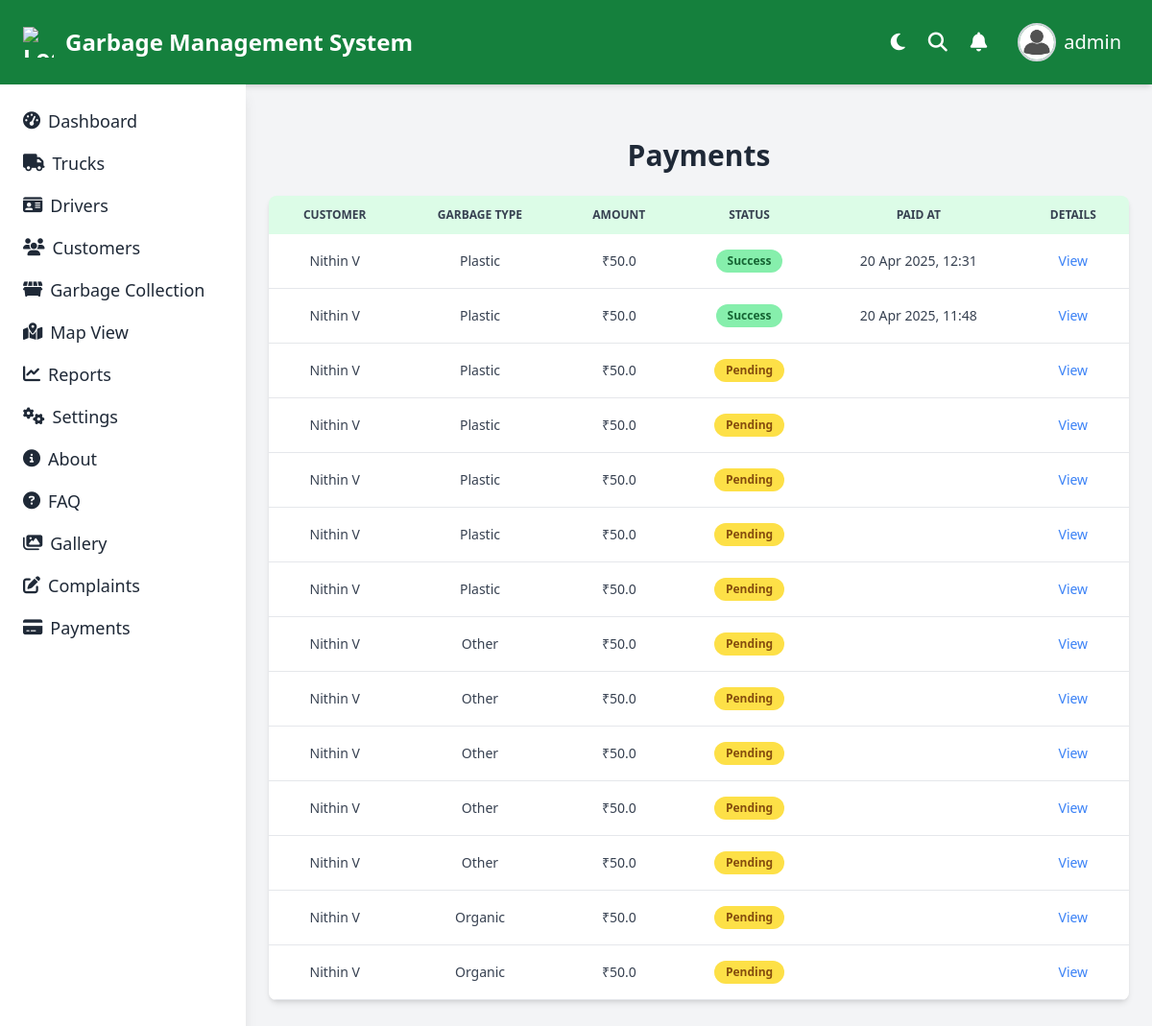
/payment/payments/ (signed in), run on the app's committed database.
### authentication/models.py (models this page shows, shortened)
class Profile(AbstractUser):
    role = models.CharField(max_length=30,choices=RoleChoices.choices)
    class Meta:
        verbose_name = 'Profile'
        verbose_name_plural = 'Profile'

### payment/models.py (models this page shows, shortened)
class Payment(BaseClass):
    customer = models.ForeignKey('user.Users',on_delete=models.CASCADE)
    garbage = models.ForeignKey('garbage.Garbage', on_delete=models.CASCADE)
    amount = models.FloatField()
    status = models.CharField(max_length=20,choices=PaymenyStatusChoices.choices,default=PaymenyStatusChoices.PENDING)
    paid_at = models.DateTimeField(null=True,blank=True)
    class Meta:
        verbose_name = 'Payment'
        verbose_name_plural = 'Payments'
        ordering = ['-id']

### user/models.py (models this page shows, shortened)
class BaseClass(models.Model):
    uuid = models.SlugField(unique=True,default=uuid.uuid4)
    active_status = models.BooleanField(default=True)
    created_at = models.DateTimeField(auto_now_add=True)
    updated_at = models.DateTimeField(auto_now=True)
    class Meta:
        abstract = True

class Users(BaseClass):
    profile = models.OneToOneField('authentication.Profile',on_delete=models.CASCADE)
    name = models.CharField(max_length=50)
    email = models.EmailField(unique=True)
    contact = models.CharField(max_length=15)
    address = models.CharField(max_length=50)
    post_office = models.CharField(max_length=50)
    district = models.CharField(max_length=50,choices=DistrictChoices.choices)
    pin_code = models.CharField(max_length=6)
    class Meta:
        verbose_name = 'User'
        verbose_name_plural = 'Users'
        ordering = ['-id']

### garbage/models.py (models this page shows, shortened)
class Garbage(BaseClass):
    customer = models.ForeignKey('user.Users',null=True,on_delete=models.SET_NULL)
    garbage_type = models.CharField(max_length=50,choices=WasteChoices.choices)
    status = models.CharField(max_length=50,choices=Status_Choices.choices,default='Scheduled')
    quantity = models.DecimalField(max_digits=6,decimal_places=2)
    pick_up_date = models.DateField()
    address = models.CharField(max_length=50)
    class Meta:
        verbose_name = 'Garbage'
        verbose_name_plural = 'Garbages'
        ordering = ['-id']

### payment/views.py (the view)
# urls.py: path('payments/', views.PaymentListView.as_view(), name='payment-list'),
class PaymentListView(View):
    @method_decorator(login_required)
    def get(self, request, *args, **kwargs):
        if request.user.is_superuser:  # Check if user is admin
            payments = Payment.objects.all()
        else:
            user = Users.objects.get(profile=request.user)
            payments = Payment.objects.filter(customer=user)  # Regular user can only see their payments
        return render(request, 'payments/payment_list.html', {'payments': payments})

### authentication/show_customer.py (called while the page is built)
def show_customer_name(request):
    customer_name = 'Guest'
    if request.user.is_authenticated:  # Check if the user is authenticated
        try:
            customer = Users.objects.get(profile=request.user)
            customer_name = customer.name  # Get the customer's name
        except Users.DoesNotExist:
            customer_name = 'Guest'  # Keep the default name if user is not found
    return {'customer_name': customer_name}

### authentication/show_user.py (called while the page is built)
def show_user_name(request):
    username = request.user.username
    name = username.split('@')[0]
    print(name)
    return{'name_of_user':name}

### authentication/templatetags/check_roles.py (called while the page is built)
@register.simple_tag
def check_user_role(request,roles):
    roles=roles.split(',')
    allow = False
    if request.user.role in roles:
        allow = True
    return allow

### templates/payments/payment_list.html
{% extends 'base.html' %}
{% block content %}
    <div class="container mx-auto my-8">
        <h2 class="text-3xl font-semibold text-center mb-6">Payments</h2>
        <div class="overflow-x-auto shadow-md sm:rounded-lg">
            <table class="min-w-full text-sm text-gray-700">
                <thead class="text-xs text-gray-700 uppercase bg-green-100">
                    <tr>
                        <th class="px-6 py-3 text-center">Customer</th>
                        <th class="px-6 py-3 text-center">Garbage Type</th>
                        <th class="px-6 py-3 text-center">Amount</th>
                        <th class="px-6 py-3 text-center">Status</th>
                        <th class="px-6 py-3 text-center">Paid At</th>
                        <th class="px-6 py-3 text-center">Details</th>
                    </tr>
                </thead>
                <tbody>
                    {% for payment in payments %}
                        <tr class="bg-white border-b hover:bg-gray-50">
                            <td class="px-6 py-4 text-center">{{ payment.customer.name }}</td>
                            <td class="px-6 py-4 text-center">{{ payment.garbage.garbage_type }}</td>
                            <td class="px-6 py-4 text-center">₹{{ payment.amount }}</td>
                            <td class="px-6 py-4 text-center">
                                <span class="inline-block px-3 py-1 text-xs font-semibold rounded-full
                                    {% if payment.status == 'Pending' %}bg-yellow-300 text-yellow-800{% elif payment.status == 'Success' %}bg-green-300 text-green-800{% else %}bg-red-300 text-red-800{% endif %}">
                                    {{ payment.status }}
                                </span>
                            </td>
                            <td class="px-6 py-4 text-center">{{ payment.paid_at|date:"d M Y, H:i" }}</td>
                            <td class="px-6 py-4 text-center">
                                <a href="{% url 'payment-details' payment.garbage.uuid %}" class="text-blue-500 hover:text-blue-700">View</a>
                            </td>
                        </tr>
                    {% endfor %}
                </tbody>
            </table>
        </div>
    </div>
{% endblock %}

### templates/base.html (shortened to what this page needs)
{%load check_roles%}
<!DOCTYPE html>
<html lang="en">
<head>
  <script src="https://cdn.tailwindcss.com"></script>
  <link rel="stylesheet" href="https://cdnjs.cloudflare.com/ajax/libs/font-awesome/6.5.0/css/all.min.css">
  <link rel="stylesheet" href="https://cdn.jsdelivr.net/npm/bootstrap-icons@1.11.1/font/bootstrap-icons.css">
</head>
<body class="bg-gray-100 text-gray-800 min-h-screen transition duration-300">
  <header class="bg-green-700 text-white px-6 py-4 flex justify-between items-center shadow-md">
    <div class="flex items-center text-2xl font-bold">
      <img src="https://cdn-icons-png.flaticon.com/512/2986/2986273.png" alt="Logo" class="w-8 h-8 mr-3">
      Garbage Management System
    </div>
    {% if user.is_authenticated %}
    {%check_user_role request 'Admin,Driver' as allow%}
            {%if allow%}
    <ul class="flex items-center space-x-6 text-xl">
      <li>
        <button onclick="toggleTheme()" class="focus:outline-none text-white text-xl" title="Toggle Theme">
          <i id="themeIcon" class="fas fa-moon"></i>
        </button>
      </li>
      <li><i class="fas fa-search cursor-pointer"></i></li>
      <li><i class="fas fa-bell cursor-pointer"></i></li>
      <li class="relative">
        <button onclick="toggleProfileMenu()" class="flex items-center space-x-2 p-2 rounded-full hover:bg-green-600">
          <img class="w-10 h-10 rounded-full object-cover border-2 border-gray-300" src="/static/img/user2.jpg" alt="User Profile" />
          <p class="text-white font-medium hidden md:block">{{ name_of_user }}</p>
        </button>
      </li>
    </ul>
    {% endif %}
    {%check_user_role request 'User' as allow%}
    {% endif %}
  </header>
  <div class="flex flex-col md:flex-row min-h-screen">
    <aside id="mobileSidebar" class="fixed top-0 left-0 w-64 h-screen bg-white shadow-lg transform -translate-x-full md:translate-x-0 transition-transform duration-300 z-50 md:static md:translate-x-0 p-6">
      <ul class="space-y-4 text-lg">
      {% if user.is_authenticated %}
        {%check_user_role request 'Admin' as allow%}
            {%if allow%}
        <li><a href="{%url 'dashboard'%}" class="flex items-center hover:text-green-600"><i class="fas fa-tachometer-alt mr-2"></i>Dashboard</a></li>
        {% endif %}
        {%check_user_role request 'User' as allow%}
        {%check_user_role request 'Admin' as allow%}
        {%if allow%}
        <li><a href="{% url 'trucks' %}" class="flex items-center hover:text-green-600"><i class="fas fa-truck mr-2"></i>Trucks</a></li>
        <li><a href="{% url 'drivers' %}" class="flex items-center hover:text-green-600"><i class="fas fa-id-card mr-2"></i>Drivers</a></li>
        <li><a href="{% url 'users' %}" class="flex items-center hover:text-green-600"><i class="fas fa-users mr-2"></i>Customers</a></li>
        {% endif %}
        {%check_user_role request 'User' as allow%}
        {%check_user_role request 'Admin,Driver' as allow%}
        {%if allow%}
        <li><a href="{%url 'garbage-list'%}" class="flex items-center hover:text-green-600"><i class="fas fa-dumpster mr-2"></i>Garbage Collection</a></li>
        {% endif %}
      {% endif %}
        <li><a href="{% url 'map' %}" class="flex items-center hover:text-green-600"><i class="fas fa-map-marked-alt mr-2"></i>Map View</a></li>
        {%check_user_role request 'Admin' as allow%}
        {%if allow%}
        <li><a href="{% url 'reports' %}" class="flex items-center hover:text-green-600"><i class="fas fa-chart-line mr-2"></i>Reports</a></li>
        {% endif %}
        <li><a href="{% url 'settings' %}" class="flex items-center hover:text-green-600"><i class="fas fa-cogs mr-2"></i>Settings</a></li>
        <li><a href="{% url 'about' %}" class="flex items-center hover:text-green-600"><i class="fas fa-info-circle mr-2"></i>About</a></li>
        <li><a href="{% url 'faq' %}" class="flex items-center hover:text-green-600"><i class="fas fa-question-circle mr-2"></i>FAQ</a></li>
        <li><a href="{% url 'gallery' %}" class="flex items-center hover:text-green-600"><i class="fas fa-images mr-2"></i>Gallery</a></li>
    {% if user.is_authenticated %}
      {%check_user_role request 'User' as allow%}
        {%check_user_role request 'Admin' as allow%}
        {%if allow%}
        <li ><a href="{%url 'complaint'%}" class="flex items-center hover:text-green-600"><i class="fas fa-edit mr-2"></i>Complaints</a></li>
        {% endif %}
    {% endif %}
        {%check_user_role request 'Admin,User' as allow%}
        {%if allow%}
        <li><a href="{% url 'payment-list' %}" class="flex items-center hover:text-green-600"><i class="fas fa-credit-card mr-2"></i>Payments</a></li>
        {% endif %}
      </ul>
    </aside>
    <main class="flex-1 p-6">
      {% block content %}
      {% endblock %}
    </main>
  </div>
</body>
</html>

### templates/base.html (style rules this page uses)
html, body { overflow-x: hidden; }

### data on the page
Profile: role "admin"
Payment: customer.name "Nithin V", garbage.garbage_type "Plastic", amount "50.0", status "Success", paid_at "20 Apr 2025, 12:31"
Payment: customer.name "Nithin V", garbage.garbage_type "Plastic", amount "50.0", status "Success", paid_at "20 Apr 2025, 11:48"
Payment: customer.name "Nithin V", garbage.garbage_type "Plastic", amount "50.0", status "Pending"
Payment: customer.name "Nithin V", garbage.garbage_type "Plastic", amount "50.0", status "Pending"
Payment: customer.name "Nithin V", garbage.garbage_type "Plastic", amount "50.0", status "Pending"
Payment: customer.name "Nithin V", garbage.garbage_type "Plastic", amount "50.0", status "Pending"
Payment: customer.name "Nithin V", garbage.garbage_type "Plastic", amount "50.0", status "Pending"
Payment: customer.name "Nithin V", garbage.garbage_type "Other", amount "50.0", status "Pending"
Payment: customer.name "Nithin V", garbage.garbage_type "Other", amount "50.0", status "Pending"
Payment: customer.name "Nithin V", garbage.garbage_type "Other", amount "50.0", status "Pending"
Payment: customer.name "Nithin V", garbage.garbage_type "Other", amount "50.0", status "Pending"
Payment: customer.name "Nithin V", garbage.garbage_type "Other", amount "50.0", status "Pending"
Payment: customer.name "Nithin V", garbage.garbage_type "Organic", amount "50.0", status "Pending"
Payment: customer.name "Nithin V", garbage.garbage_type "Organic", amount "50.0", status "Pending"
